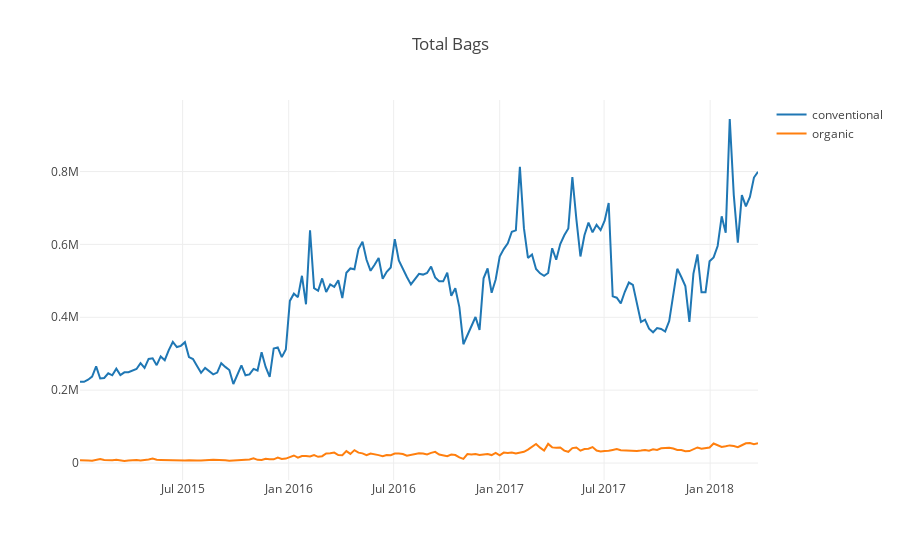

The notebook cell saved with this chart:
### Code cell
#--Total Bags sold over time--
time_series('Total Bags')

### Figure 1 — Plotly figure (JSON) as saved in the notebook; plotly's stock layout.template omitted (floating-point values rounded to 4 significant figures; data arrays with more than 128 entries replaced by an {"elided": "..."} marker saying what was removed)
{"data": [{"name": "conventional", "type": "scatter", "uid": "80c598a6-36b4-4a4f-9808-1f181e55ad7d", "x": {"elided": "169 str values"}, "y": {"elided": "169 float values"}}, {"name": "organic", "type": "scatter", "uid": "9fbcf23f-4a7f-4d1d-a222-ece5ab85879e", "x": {"elided": "169 str values"}, "y": {"elided": "169 float values"}}], "layout": {"title": "Total Bags", "xaxis": {"zeroline": false}, "yaxis": {"zeroline": false}}}
